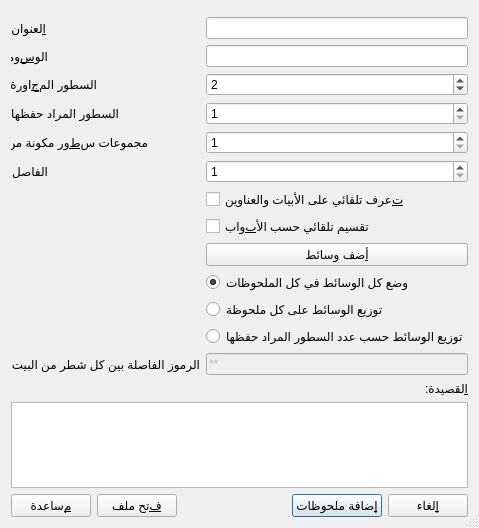
<?xml version="1.0" encoding="UTF-8"?>
<ui version="4.0">
 <class>Dialog</class>
 <widget class="QDialog" name="Dialog">
  <property name="geometry">
   <rect>
    <x>0</x>
    <y>0</y>
    <width>450</width>
    <height>528</height>
   </rect>
  </property>
  <property name="windowTitle">
   <string>ARLPCG – مستورد المنظومات والقصائد</string>
  </property>
  <property name="sizeGripEnabled">
   <bool>true</bool>
  </property>
  <layout class="QVBoxLayout" name="verticalLayout_2">
   <item>
    <layout class="QFormLayout" name="formLayout">
     <item row="0" column="0" colspan="2">
      <widget class="QWidget" name="deckChooser" native="true"/>
     </item>
     <item row="2" column="0">
      <widget class="QLabel" name="label">
       <property name="text">
        <string>&amp;العنوان</string>
       </property>
       <property name="buddy">
        <cstring>titleBox</cstring>
       </property>
      </widget>
     </item>
     <item row="2" column="1">
      <widget class="QLineEdit" name="titleBox">
       <property name="text">
        <string/>
       </property>
      </widget>
     </item>
     <item row="4" column="0">
      <widget class="QLabel" name="label_3">
       <property name="text">
        <string>الو&amp;سوم</string>
       </property>
       <property name="buddy">
        <cstring>tagsBox</cstring>
       </property>
      </widget>
     </item>
     <item row="4" column="1">
      <widget class="QLineEdit" name="tagsBox"/>
     </item>
     <item row="6" column="0">
      <widget class="QLabel" name="label_2">
       <property name="text">
        <string>السطور الم&amp;جاورة</string>
       </property>
       <property name="buddy">
        <cstring>contextLinesSpin</cstring>
       </property>
      </widget>
     </item>
     <item row="6" column="1">
      <widget class="QSpinBox" name="contextLinesSpin">
       <property name="minimumSize">
        <size>
         <width>70</width>
         <height>0</height>
        </size>
       </property>
       <property name="toolTip">
        <string>عدد السطور المجاورة التي ستظهر في جانب السؤال من كل بطاقة</string>
       </property>
       <property name="minimum">
        <number>1</number>
       </property>
       <property name="maximum">
        <number>20</number>
       </property>
       <property name="value">
        <number>2</number>
       </property>
      </widget>
     </item>
     <item row="7" column="0">
      <widget class="QLabel" name="label_5">
       <property name="text">
        <string>السطور المراد حفظها</string>
       </property>
       <property name="buddy">
        <cstring>reciteLinesSpin</cstring>
       </property>
      </widget>
     </item>
     <item row="7" column="1">
      <widget class="QSpinBox" name="reciteLinesSpin">
       <property name="toolTip">
        <string>عدد السطور المتعتّمة المعروضة في جانب السؤال من كل بطاقة</string>
       </property>
       <property name="minimum">
        <number>1</number>
       </property>
       <property name="maximum">
        <number>10</number>
       </property>
      </widget>
     </item>
     <item row="8" column="0">
      <widget class="QLabel" name="label_4">
       <property name="text">
        <string>مجموعات س&amp;طور مكونة من</string>
       </property>
       <property name="buddy">
        <cstring>groupLinesSpin</cstring>
       </property>
      </widget>
     </item>
     <item row="8" column="1">
      <widget class="QSpinBox" name="groupLinesSpin">
       <property name="minimum">
        <number>1</number>
       </property>
       <property name="maximum">
        <number>10</number>
       </property>
      </widget>
     </item>
     <item row="9" column="0">
      <widget class="QLabel" name="label_7">
       <property name="text">
        <string>الفاصل</string>
       </property>
      </widget>
     </item>
     <item row="9" column="1">
      <widget class="QSpinBox" name="StepSpin">
       <property name="minimum">
        <number>1</number>
       </property>
      </widget>
     </item>
   <item row="10" column="1">
     <widget class="QCheckBox" name="automaticCheckBox">
       <property name="text">
         <string>&amp;تعرف تلقائي على الأبيات والعناوين</string>
       </property>
     </widget>
   </item>
   <item row="11" column="1">
     <widget class="QCheckBox" name="bySectionCheckBox">
       <property name="text">
         <string>تقسيم تلقائي حسب الأ&amp;بواب</string>
        </property>
     </widget>
   </item>
   <item row="12" column="1">
      <widget class="QPushButton" name="mediaButton">
       <property name="text">
        <string>&amp;أضف وسائط</string>
       </property>
      </widget>
     </item>
   <item row="13" column="1">
     <widget class="QRadioButton" name="MediaInAllNotesRadioButton">
       <property name="text">
         <string>وضع كل الوسائط في كل الملحوظات</string>
       </property>
       <property name="checked">
         <bool>true</bool>
       </property>
     </widget>
   </item>
   <item row="14" column="1">
     <widget class="QRadioButton" name="MediaByNoteRadioButton">
       <property name="text">
         <string>توزيع الوسائط على كل ملحوظة</string>
       </property>
     </widget>
   </item>
   <item row="15" column="1">
     <widget class="QRadioButton" name="MediaByReciteLinesRadioButton">
       <property name="text">
         <string>توزيع الوسائط حسب عدد السطور المراد حفظها</string>
       </property>
     </widget>
   </item>
   <item row="16" column="0">
     <widget class="QLabel" name="caesuraLabel">
       <property name="text">
         <string>الرموز الفاصلة بين كل شطر من البيت</string>
       </property>
     </widget>
   </item>
   <item row="16" column="1">
     <widget class="QLineEdit" name="caesura">
       <property name="text">
         <string>**</string>
       </property>
       <property name="enabled">
         <bool>false</bool>
       </property>
     </widget>
   </item>
   </layout>
  </item>
   <item>
    <widget class="QLabel" name="label_6">
     <property name="text">
      <string>&amp;القصيدة:</string>
     </property>
     <property name="buddy">
      <cstring>textBox</cstring>
     </property>
    </widget>
   </item>
   <item>
    <widget class="QPlainTextEdit" name="textBox"/>
   </item>
   <item>
    <layout class="QHBoxLayout" name="horizontalLayout">
     <item>
      <widget class="QPushButton" name="helpButton">
       <property name="text">
        <string>&amp;مساعدة</string>
       </property>
      </widget>
     </item>
     <item>
      <widget class="QPushButton" name="openFileButton">
       <property name="toolTip">
        <string>يستبدل محتوى محرر الأشعار بمحتوى ملف نصي على حاسوبك.</string>
       </property>
       <property name="text">
        <string>&amp;فتح ملف</string>
       </property>
       <property name="autoDefault">
        <bool>false</bool>
       </property>
       <property name="default">
        <bool>false</bool>
       </property>
      </widget>
     </item>
     <item>
      <spacer name="horizontalSpacer">
       <property name="orientation">
        <enum>Qt::Horizontal</enum>
       </property>
       <property name="sizeHint" stdset="0">
        <size>
         <width>40</width>
         <height>20</height>
        </size>
       </property>
      </spacer>
     </item>
     <item>
      <widget class="QPushButton" name="addCardsButton">
       <property name="toolTip">
        <string>يولد ملحوظات من النص في محرر الأشعار</string>
       </property>
       <property name="text">
        <string>&amp;إضافة ملحوظات</string>
       </property>
       <property name="shortcut">
        <string>Ctrl+Return</string>
       </property>
       <property name="autoDefault">
        <bool>false</bool>
       </property>
       <property name="default">
        <bool>true</bool>
       </property>
       <property name="flat">
        <bool>false</bool>
       </property>
      </widget>
     </item>
     <item>
      <widget class="QPushButton" name="cancelButton">
       <property name="text">
        <string>&amp;إلغاء</string>
       </property>
       <property name="autoDefault">
        <bool>false</bool>
       </property>
      </widget>
     </item>
    </layout>
   </item>
  </layout>
 </widget>
 <tabstops>
  <tabstop>titleBox</tabstop>
  <tabstop>tagsBox</tabstop>
  <tabstop>contextLinesSpin</tabstop>
  <tabstop>reciteLinesSpin</tabstop>
  <tabstop>groupLinesSpin</tabstop>
  <tabstop>textBox</tabstop>
  <tabstop>addCardsButton</tabstop>
  <tabstop>cancelButton</tabstop>
  <tabstop>helpButton</tabstop>
  <tabstop>openFileButton</tabstop>
 </tabstops>
 <resources/>
 <connections/>
</ui>
